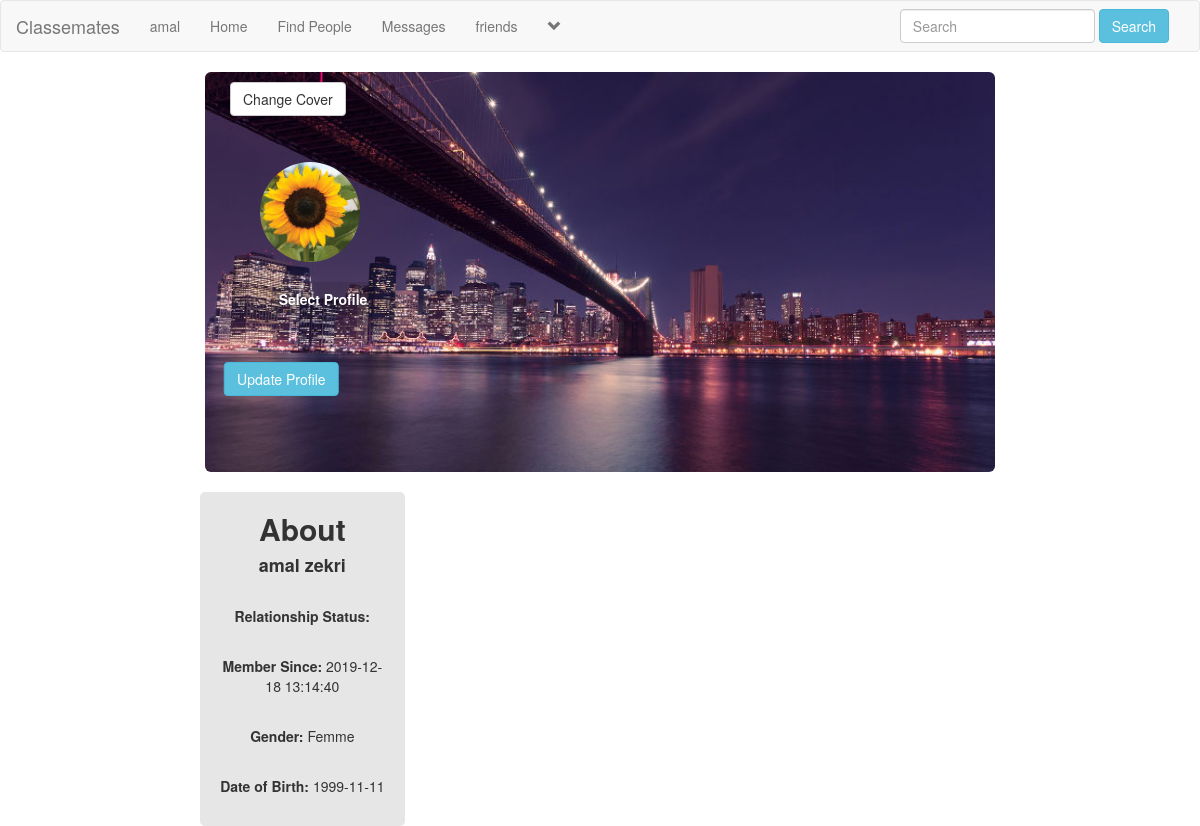
The page /profile.php (signed in) on the database its author committed.
### tables this page shows
CREATE TABLE `users` (
  `user_id` int(11) NOT NULL,
  `f_name` text NOT NULL,
  `l_name` text NOT NULL,
  `user_name` text NOT NULL,
  `describe_user` varchar(255) NOT NULL,
  `relationship` text NOT NULL,
  `user_pass` varchar(255) NOT NULL,
  `user_email` varchar(255) NOT NULL,
  `user_gender` text NOT NULL,
  `user_birthday` text NOT NULL,
  `user_image` varchar(255) NOT NULL,
  `user_cover` varchar(255) NOT NULL,
  `user_reg_date` timestamp NULL DEFAULT current_timestamp(),
  `status` text NOT NULL,
  `posts` text NOT NULL,
  `recovry_account` varchar(255) NOT NULL
);

### profile.php (the view, shortened to what this page needs)
<!DOCTYPE html>
<?php
include("includes/header.php");
?>
<html>
<head>
	<link rel="stylesheet" href="https://maxcdn.bootstrapcdn.com/bootstrap/3.3.7/css/bootstrap.min.css">
	<link rel="stylesheet" type="text/css" href="style/home_style2.css">
</head>
<body>
<div class="row">
	<div class="col-sm-2">
	</div>
	<div class="col-sm-8">
		<?php
			echo"
			<div>
				<div><img id='cover-img' class='img-rounded' src='cover/default_cover.jpg' alt='cover'></div>
				<form action='profile.php?u_id=$user_id' method='post' enctype='multipart/form-data'>
				<ul class='nav pull-left' style='position:absolute;top:10px;left:40px;'>
					<li class='dropdown'>
						<button class='dropdown-toggle btn btn-default' data-toggle='dropdown'>Change Cover</button>
						<div class='dropdown-menu'>
							<center>
							<p>Click <strong>Select Cover</strong> and then click the <br> <strong>Update Cover</strong></p>
							<label class='btn btn-info'> Select Cover
							<input type='file' name='u_cover' size='60' />
							</label><br><br>
							<button name='submit' class='btn btn-info'>Update Cover</button>
							</center>
						</div>
					</li>
				</ul>
				</form>
			</div>
			<div id='profile-img'>
				<img style='position:relative;top:-70px;right:-30px;' src='users/sunflower.jpg' alt='Profile' class='img-circle' width='100px' height='100px'>
				<form action='profile.php?u_id='$user_id' method='post' enctype='multipart/form-data'>
				<label id='update_profile'> Select Profile
				<input type='file' name='u_image' size='60' />
				</label><br><br>
				<button id='button_profile' name='update' class='btn btn-info'>Update Profile</button>
				</form>
			</div><br>
			";
		?>
	</div>
	<div class="col-sm-2">
	</div>
</div>
<div class="row">
	<div class="col-sm-2">
	</div>
	<div class="col-sm-2" style="background-color: #e6e6e6;text-align: center;left: 0.8%;border-radius: 5px;">
		<?php
		echo"
			<center><h2><strong>About</strong></h2></center>
			<center><h4><strong>$first_name $last_name</strong></h4></center>
			<p><strong><i style='color:grey;'>$describe_user</i></strong></p><br>
			<p><strong>Relationship Status: </strong> $Relationship_status</p><br>
			<p><strong>Member Since: </strong> $register_date</p><br>
			<p><strong>Gender: </strong> $user_gender</p><br>
			<p><strong>Date of Birth: </strong> $user_birthday</p><br>
		";
		?>
	</div>
	<div class="col-sm-6">
	</div>
	<div class='col-sm-2'>
</div>
</body>
</html>

### includes/header.php (shortened to what this page needs)
<?php
include("functions/functions.php");
?>
<nav class="navbar navbar-default">
	<div class="container-fluid">
		<div class="navbar-header">
			<a class="navbar-brand" href="home.php">Classemates</a>
		</div>
		<div class="collapse navbar-collapse" id="#bs-example-navbar-collapse-1">
	      <ul class="nav navbar-nav">
	      	<?php
			$user = $_SESSION['user_email'];
			$get_user = "select * from users where user_email='".$user."'";
			$run_user = mysqli_query($con,$get_user);
			$row=mysqli_fetch_array($run_user);
			$user_id = $row['user_id'];
			$first_name = $row['f_name'];
			$last_name = $row['l_name'];
			$user_gender = $row['user_gender'];
			$user_birthday = $row['user_birthday'];
			$register_date = $row['user_reg_date'];
			$user_posts = "select * from posts where user_id='$user_id'";
			$run_posts = mysqli_query($con,$user_posts);
			$posts = mysqli_num_rows($run_posts);
			?>
	        <li><a href='profile.php?<?php echo "u_id=$user_id" ?>'><?php echo "$first_name"; ?></a></li>
	       	<li><a href="home.php">Home</a></li>
			<li><a href="members.php">Find People</a></li>
			<li><a href="messages.php?u_id=new">Messages</a></li>
			<li><a href="friends.php?u_id=new">friends</a></li>
					<?php
						echo"
						<li class='dropdown'>
							<a href='#' class='dropdown-toggle' data-toggle='dropdown' role='button' aria-haspopup='true' aria-expanded='false'><span><i class='glyphicon glyphicon-chevron-down'></i></span></a>
							<ul class='dropdown-menu'>
								<li>
									<a href='my_post.php?u_id=$user_id'>My Posts <span class='badge badge-secondary'>$posts</span></a>
								</li>
								<li role='separator' class='divider'></li>
								<li>
									<a href='logout.php'>Logout</a>
								</li>
							</ul>
						</li>
						";
					?>
			</ul>
			<ul class="nav navbar-nav navbar-right">
				<li class="dropdown">
					<form class="navbar-form navbar-left" method="get" action="results.php">
						<div class="form-group">
							<input type="text" class="form-control" name="user_query" placeholder="Search">
						</div>
						<button type="submit" class="btn btn-info" name="search">Search</button>
					</form>
				</li>
			</ul>
		</div>
	</div>
</nav>

### style/home_style2.css (style rules this page uses)
body { overflow-x: hidden; }
label { padding: 7px; display: table; color: #fff; }

### profile.php (style rules this page uses)
#cover-img { height: 400px; width: 100%; }
#profile-img { position: absolute; top: 160px; left: 40px; }
#update_profile { position: relative; top: -33px; cursor: pointer; left: 93px; border-radius: 4px; background-color: rgba(0,0,0,0.1); transform: translate(-50%, -50%); }
#button_profile { position: absolute; top: 82%; left: 50%; cursor: pointer; transform: translate(-50%, -50%); }

### rows shown on the page
users: f_name "amal", l_name "zekri", user_reg_date "2019-12-18 13:14:40", user_gender "Femme", user_birthday "1999-11-11"
